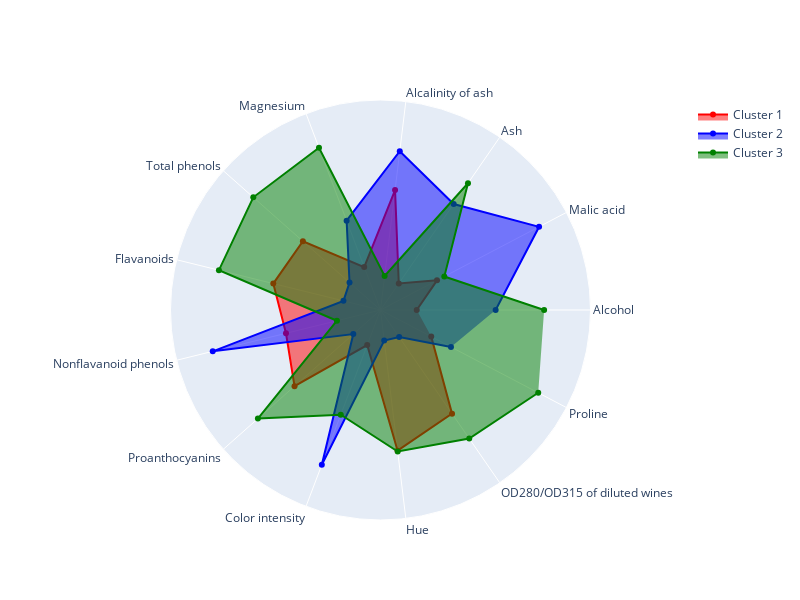

Write notebook code for a chart like this one.
### Markdown cell above
- A radar plot was used to represent how each cluster (wine type) maps the feature space.
- This visualization is based on the standardized mean values of the features for each cluster (wine type).

- The way the different clusters map the features gives a "fingerprint" of each class of wine.

### Code cell
# Get mean values of features for each cluster class.
wine_dataset_kmeans_mean = wine_dataset_kmeans_labels.groupby('kmeans_cluster').mean()

# Initialize the StandardScaler
scaler = StandardScaler()

# Fit and transform the data
temp_wine_dataset_kmeans_mean_standardized = scaler.fit_transform(wine_dataset_kmeans_mean)
# Convert the scaled data back to a DataFrame
wine_dataset_kmeans_mean_standardized = pd.DataFrame(temp_wine_dataset_kmeans_mean_standardized, 
                                                    columns=wine_dataset_kmeans_mean.columns,
                                                    index=wine_dataset_kmeans_mean.index).reset_index()


# Extract categories from DataFrame columns (except the last one, which contains product names)
categories = wine_dataset_kmeans_mean_standardized.columns[1:].tolist()

# Create a figure
fig = go.Figure()



# Color settings for each cluster
colors = ['red', 'blue', 'green']

# Add a trace for each row in the DataFrame, using the color settings
for index, row in wine_dataset_kmeans_mean_standardized.iterrows():
    fig.add_trace(go.Scatterpolar(
        r=row[categories].values.tolist(),  # Values for each category
        theta=categories,
        fill='toself',
        name=f'Cluster {int(row["kmeans_cluster"])}',  # Use the cluster number as the trace name
        line=dict(color=colors[index % len(colors)])  # Cycle through colors
    ))

# Update layout to refine the chart
fig.update_layout(
  polar=dict(
    radialaxis=dict(
      visible=False,
      range=[-2, 2]  # Adjust the range 
    )),
  showlegend=True,
  
  width=800,  # Set the width of the figure
  height=600  # Set the height of the figure
)

# Show the figure
fig.show()

### Figure 1 — Plotly figure (JSON) as saved in the notebook; plotly's stock layout.template omitted (floating-point values rounded to 4 significant figures)
{"data": [{"fill": "toself", "line": {"color": "red"}, "name": "Cluster 1", "r": [-1.31, -0.7839, -1.387, 0.3003, -1.125, -0.02534, 0.1036, -0.1457, 0.188, -1.286, 0.6992, 0.3988, -0.9088], "theta": ["Alcohol", "Malic acid", "Ash", "Alcalinity of ash", "Magnesium", "Total phenols", "Flavanoids", "Nonflavanoid phenols", "Proanthocyanins", "Color intensity", "Hue", "OD280/OD315 of diluted wines", "Proline"], "type": "scatterpolar"}, {"fill": "toself", "line": {"color": "blue"}, "name": "Cluster 2", "r": [0.1932, 1.411, 0.4533, 1.047, -0.1794, -1.212, -1.273, 1.291, -1.308, 1.153, -1.414, -1.374, -0.484], "theta": ["Alcohol", "Malic acid", "Ash", "Alcalinity of ash", "Magnesium", "Total phenols", "Flavanoids", "Nonflavanoid phenols", "Proanthocyanins", "Color intensity", "Hue", "OD280/OD315 of diluted wines", "Proline"], "type": "scatterpolar"}, {"fill": "toself", "line": {"color": "green"}, "name": "Cluster 3", "r": [1.117, -0.6274, 0.9335, -1.347, 1.305, 1.237, 1.17, -1.145, 1.12, 0.1334, 0.715, 0.9756, 1.393], "theta": ["Alcohol", "Malic acid", "Ash", "Alcalinity of ash", "Magnesium", "Total phenols", "Flavanoids", "Nonflavanoid phenols", "Proanthocyanins", "Color intensity", "Hue", "OD280/OD315 of diluted wines", "Proline"], "type": "scatterpolar"}], "layout": {"height": 600, "polar": {"radialaxis": {"range": [-2, 2], "visible": false}}, "showlegend": true, "width": 800}}
